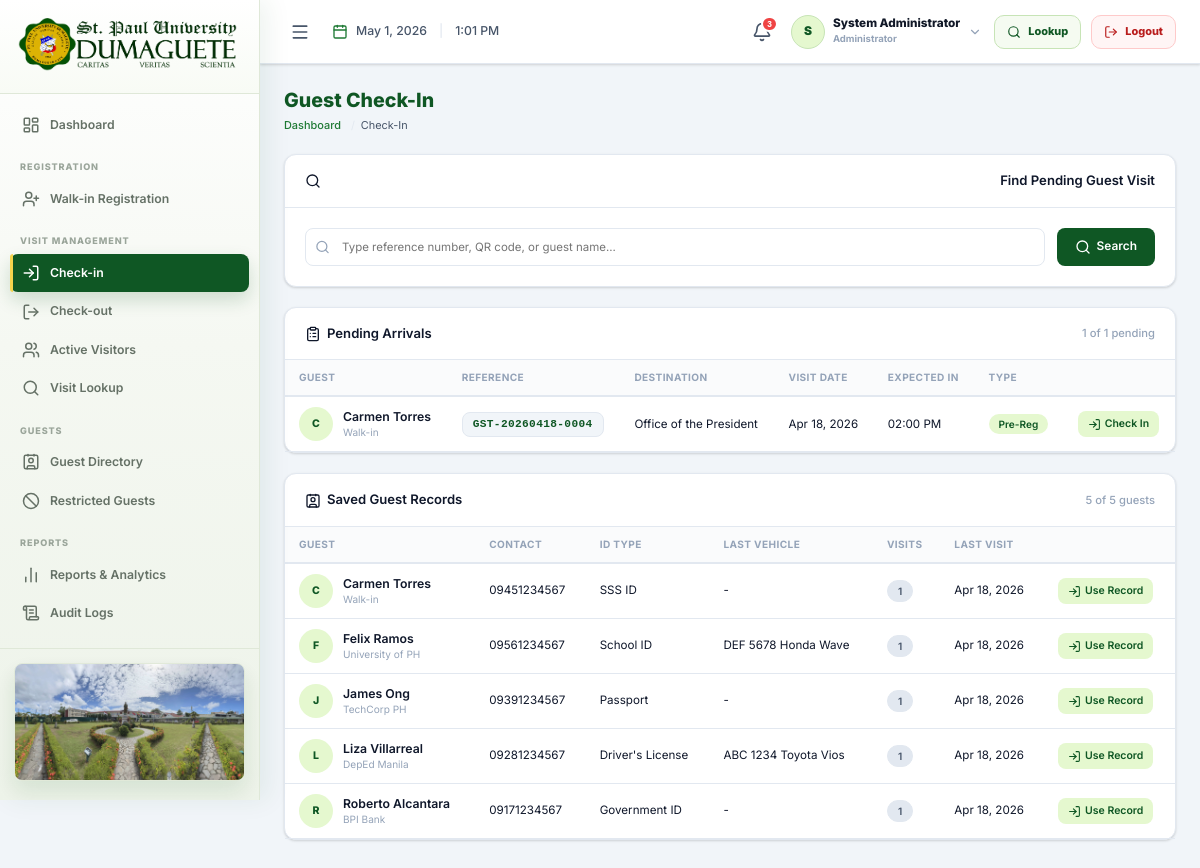
/public/visits/checkin.php (signed in), run on the app's committed database.
### tables this page shows
CREATE TABLE IF NOT EXISTS `guest_visits` (
  `visit_id` INT(11) NOT NULL AUTO_INCREMENT,
  `guest_id` INT(11) NOT NULL,
  `visit_reference` VARCHAR(30) NOT NULL UNIQUE,        
  `qr_token` VARCHAR(100) DEFAULT NULL UNIQUE,          
  `registration_type` ENUM('pre_registered','walk_in') NOT NULL DEFAULT 'walk_in',
  `purpose_of_visit` TEXT NOT NULL,
  `visit_date` DATE NOT NULL,                           
  `expected_time_in` TIME DEFAULT NULL,                 
  `expected_time_out` TIME DEFAULT NULL,                
  `actual_check_in` DATETIME DEFAULT NULL,              
  `actual_check_out` DATETIME DEFAULT NULL,             
  `overall_status` ENUM('pending','checked_in','checked_out','cancelled','overstayed') NOT NULL DEFAULT 'pending',
  `has_vehicle` TINYINT(1) NOT NULL DEFAULT 0,
  `pass_number` VARCHAR(50) DEFAULT NULL,               
  `processed_by_guard_id` INT(11) DEFAULT NULL,         
  `notes` TEXT DEFAULT NULL,
  `created_at` DATETIME NOT NULL DEFAULT CURRENT_TIMESTAMP,
  `updated_at` DATETIME NOT NULL DEFAULT CURRENT_TIMESTAMP ON UPDATE CURRENT_TIMESTAMP,
  PRIMARY KEY (`visit_id`),
  FOREIGN KEY (`guest_id`) REFERENCES `guests`(`guest_id`) ON DELETE RESTRICT ON UPDATE CASCADE,
  FOREIGN KEY (`processed_by_guard_id`) REFERENCES `users`(`user_id`) ON DELETE SET NULL ON UPDATE CASCADE,
  INDEX `idx_visit_ref` (`visit_reference`),
  INDEX `idx_visit_qr` (`qr_token`),
  INDEX `idx_visit_date` (`visit_date`),
  INDEX `idx_visit_status` (`overall_status`)
);

CREATE TABLE IF NOT EXISTS `guests` (
  `guest_id` INT(11) NOT NULL AUTO_INCREMENT,
  `full_name` VARCHAR(150) NOT NULL,
  `contact_number` VARCHAR(20) DEFAULT NULL,
  `email` VARCHAR(150) DEFAULT NULL,
  `organization` VARCHAR(150) DEFAULT NULL,             
  `address` TEXT DEFAULT NULL,
  `id_type` VARCHAR(80) DEFAULT NULL,                   
  `id_number_masked` VARCHAR(50) DEFAULT NULL,          
  `photo_filename` VARCHAR(255) DEFAULT NULL,           
  `is_restricted` TINYINT(1) NOT NULL DEFAULT 0,        
  `restriction_reason` TEXT DEFAULT NULL,
  `created_at` DATETIME NOT NULL DEFAULT CURRENT_TIMESTAMP,
  `updated_at` DATETIME NOT NULL DEFAULT CURRENT_TIMESTAMP ON UPDATE CURRENT_TIMESTAMP,
  PRIMARY KEY (`guest_id`),
  INDEX `idx_guest_name` (`full_name`),
  INDEX `idx_guest_contact` (`contact_number`)
);

### includes/auth.php (called while the page is built, shortened)
<?php
require_once __DIR__ . '/helpers.php';
function getDashboardUrl(): string {
    return match ($_SESSION['user_role'] ?? '') {
        ROLE_ADMIN              => APP_URL . '/public/dashboard/admin.php',
        ROLE_GUARD              => APP_URL . '/public/dashboard/guard.php',
        ROLE_OFFICE_STAFF       => APP_URL . '/public/dashboard/office.php',
        ROLE_GUEST_HOUSE_STAFF  => APP_URL . '/public/dashboard/guest_house.php',
        default                 => APP_URL . '/public/auth/login.php',
    };
}

### includes/helpers.php (called while the page is built, shortened)
<?php
function e(string $str): string {
    return htmlspecialchars($str, ENT_QUOTES, 'UTF-8');
}
function formatDate(?string $date, string $format = 'M d, Y'): string {
    return date($format, strtotime($date));
}
function formatTime(?string $time): string {
    return date('h:i A', strtotime($time));
}

### modules/visits/visits_module.php (called while the page is built, shortened)
<?php
function getPendingCheckinVisits(PDO $pdo, int $limit = 300): array {
    $limit = max(1, min($limit, 500));
    $stmt = $pdo->prepare("
        SELECT gv.visit_id, gv.visit_reference, gv.visit_date, gv.expected_time_in,
               gv.registration_type, gv.overall_status,
               g.full_name AS guest_name, g.contact_number, g.organization, g.is_restricted,
               GROUP_CONCAT(o.office_name ORDER BY vd.sequence_no SEPARATOR ', ') AS destinations
        FROM guest_visits gv
        JOIN guests g ON gv.guest_id = g.guest_id
        LEFT JOIN visit_destinations vd ON gv.visit_id = vd.visit_id
        LEFT JOIN offices o ON vd.office_id = o.office_id
        WHERE gv.overall_status = 'pending'
          AND g.is_restricted = 0
        GROUP BY gv.visit_id
        ORDER BY gv.visit_date ASC, gv.created_at ASC
        LIMIT {$limit}
    ");
    $stmt->execute();
    return $stmt->fetchAll();
}
function getKnownGuestsForCheckin(PDO $pdo, int $limit = 500): array {
    $limit = max(1, min($limit, 1000));
    $stmt = $pdo->prepare("
        SELECT g.guest_id, g.full_name, g.contact_number, g.organization, g.id_type,
               g.is_restricted, g.restriction_reason,
               COUNT(gv.visit_id) AS visit_count,
               MAX(gv.visit_date) AS last_visit_date,
               ve.vehicle_type, ve.plate_number, ve.has_university_sticker, ve.sticker_number,
               ve.vehicle_color, ve.vehicle_model
        FROM guests g
        LEFT JOIN guest_visits gv ON g.guest_id = gv.guest_id
        LEFT JOIN (
            SELECT gv2.guest_id, MAX(ve2.vehicle_id) AS vehicle_id
            FROM vehicle_entries ve2
            JOIN guest_visits gv2 ON ve2.visit_id = gv2.visit_id
            GROUP BY gv2.guest_id
        ) latest_vehicle ON latest_vehicle.guest_id = g.guest_id
        LEFT JOIN vehicle_entries ve ON ve.vehicle_id = latest_vehicle.vehicle_id
        GROUP BY g.guest_id
        ORDER BY g.full_name ASC
        LIMIT {$limit}
    ");
    $stmt->execute();
    return $stmt->fetchAll();
}

### public/visits/checkin.php (the view, shortened to what this page needs)
<?php
require_once __DIR__ . '/../../includes/auth.php';
require_once __DIR__ . '/../../includes/helpers.php';
require_once __DIR__ . '/../../modules/visits/visits_module.php';
$db = getDB();
$query = trim($_GET['q'] ?? '');
$pendingVisits = getPendingCheckinVisits($db);
$knownGuests = getKnownGuestsForCheckin($db);
include __DIR__ . '/../../includes/header.php';
?>
<div class="page-top">
  <div>
    <div class="page-title">Guest Check-In</div>
    <ul class="breadcrumb"><li><a href="<?= getDashboardUrl() ?>">Dashboard</a></li><li>Check-In</li></ul>
  </div>
</div>
<div class="card" style="margin-bottom:20px;">
  <div class="card-header"><i data-lucide="search" style="width:16px;height:16px;vertical-align:middle;margin-right:6px;"></i>Find Pending Guest Visit</div>
  <div class="card-body">
    <form method="GET" style="display:flex;gap:12px;">
      <div class="table-search" style="flex:1;max-width:none;">
        <input type="text" id="pendingSearchInput" name="q" value="<?= e($query) ?>" placeholder="Type reference number, QR code, or guest name..." autofocus autocomplete="off" style="padding:11px 12px 11px 36px;">
      </div>
      <button type="submit" name="search" class="btn btn-primary"><i data-lucide="search"></i> Search</button>
    </form>
  </div>
</div>
<div class="card" style="margin-bottom:20px;">
  <div class="card-header" style="justify-content:space-between;">
    <span><i data-lucide="clipboard-list" style="width:16px;height:16px;vertical-align:middle;margin-right:6px;"></i>Pending Arrivals</span>
    <span style="font-size:.8rem;color:var(--text-m);font-weight:500;"><span id="pendingVisibleCount"><?= count($pendingVisits) ?></span> of <?= count($pendingVisits) ?> pending</span>
  </div>
  <div class="table-responsive">
    <table class="data-table" id="pendingVisitsTable">
      <thead><tr><th>Guest</th><th>Reference</th><th>Destination</th><th>Visit Date</th><th>Expected In</th><th>Type</th><th></th></tr></thead>
      <tbody>
      <?php foreach ($pendingVisits as $r): ?>
      <tr data-search="<?= e(strtolower(($r['guest_name'] ?? '') . ' ' . ($r['visit_reference'] ?? '') . ' ' . ($r['contact_number'] ?? '') . ' ' . ($r['organization'] ?? '') . ' ' . ($r['destinations'] ?? ''))) ?>">
        <td>
          <div class="guest-cell">
            <div class="guest-avatar"><?= strtoupper(substr($r['guest_name'],0,1)) ?></div>
            <div>
              <div class="guest-name"><?= e($r['guest_name']) ?> <?= $r['is_restricted'] ? '<span class="badge badge-danger">Restricted</span>' : '' ?></div>
              <div class="guest-ref"><?= e($r['organization'] ?? '') ?></div>
            </div>
          </div>
        </td>
        <td><span class="ref-chip"><?= e($r['visit_reference']) ?></span></td>
        <td style="font-size:.83rem;"><?= e($r['destinations'] ?: 'No destination') ?></td>
        <td style="font-size:.83rem;"><?= formatDate($r['visit_date']) ?></td>
        <td style="font-size:.83rem;"><?= formatTime($r['expected_time_in']) ?></td>
        <td><span class="badge <?= $r['registration_type']==='walk_in'?'badge-warning':'badge-blue' ?>"><?= $r['registration_type']==='walk_in'?'Walk-in':'Pre-Reg' ?></span></td>
        <td><a href="?id=<?= $r['visit_id'] ?>" class="btn-tbl btn-tbl-primary"><i data-lucide="log-in"></i> Check In</a></td>
      </tr>
      <?php endforeach; ?>
      </tbody>
    </table>
  </div>
</div>
<div class="card" style="margin-bottom:20px;">
  <div class="card-header" style="justify-content:space-between;">
    <span><i data-lucide="contact" style="width:16px;height:16px;vertical-align:middle;margin-right:6px;"></i>Saved Guest Records</span>
    <span style="font-size:.8rem;color:var(--text-m);font-weight:500;"><span id="guestVisibleCount"><?= count($knownGuests) ?></span> of <?= count($knownGuests) ?> guests</span>
  </div>
  <div class="table-responsive">
    <table class="data-table" id="knownGuestsTable">
      <thead><tr><th>Guest</th><th>Contact</th><th>ID Type</th><th>Last Vehicle</th><th>Visits</th><th>Last Visit</th><th></th></tr></thead>
      <tbody>
      <?php foreach ($knownGuests as $g): ?>
      <tr data-search="<?= e(strtolower(($g['full_name'] ?? '') . ' ' . ($g['contact_number'] ?? '') . ' ' . ($g['organization'] ?? '') . ' ' . ($g['id_type'] ?? '') . ' ' . ($g['plate_number'] ?? '') . ' ' . ($g['sticker_number'] ?? ''))) ?>">
        <td>
          <div class="guest-cell">
            <div class="guest-avatar" style="<?= $g['is_restricted'] ? 'background:var(--danger-l);color:var(--danger);' : '' ?>"><?= strtoupper(substr($g['full_name'],0,1)) ?></div>
            <div>
              <div class="guest-name"><?= e($g['full_name']) ?> <?= $g['is_restricted'] ? '<span class="badge badge-danger">Restricted</span>' : '' ?></div>
              <div class="guest-ref"><?= e($g['organization'] ?? '') ?></div>
            </div>
          </div>
        </td>
        <td style="font-size:.83rem;"><?= e($g['contact_number'] ?? '-') ?></td>
        <td style="font-size:.83rem;"><?= e($g['id_type'] ?? '-') ?></td>
        <td style="font-size:.83rem;"><?= $g['plate_number'] ? e(trim(($g['plate_number'] ?? '') . ' ' . ($g['vehicle_model'] ?? ''))) . (!empty($g['has_university_sticker']) ? '<br><span class="badge badge-success" style="font-size:.62rem;">Sticker/Pass</span>' : '') : '-' ?></td>
        <td><span class="badge badge-secondary"><?= (int)$g['visit_count'] ?></span></td>
        <td style="font-size:.83rem;"><?= formatDate($g['last_visit_date']) ?></td>
        <td>
          <?php if ($g['is_restricted']): ?>
          <span class="badge badge-danger">Blocked</span>
          <?php else: ?>
          <a href="?guest_id=<?= $g['guest_id'] ?>#knownGuestCheckin" class="btn-tbl btn-tbl-primary"><i data-lucide="log-in"></i> Use Record</a>
          <?php endif; ?>
        </td>
      </tr>
      <?php endforeach; ?>
      </tbody>
    </table>
  </div>
</div>
<?php include __DIR__ . '/../../includes/footer.php'; ?>

### data on the page
guest_visits: guest.full_name "C", guest.full_name "Carmen Torres", guest.organization "Walk-in", visit_reference "GST-20260418-0004", destinations "Office of the President", visit_date "Apr 18, 2026", expected_time_in "02:00 PM", registration_type "Pre-Reg"
guests: full_name "C", full_name "Carmen Torres", organization "Walk-in", contact_number "09451234567", id_type "SSS ID", visit_count "1", last_visit_date "Apr 18, 2026"
guests: full_name "F", full_name "Felix Ramos", organization "University of PH", contact_number "09561234567", id_type "School ID", vehicle_model "DEF 5678 Honda Wave", visit_count "1", last_visit_date "Apr 18, 2026"
guests: full_name "J", full_name "James Ong", organization "TechCorp PH", contact_number "09391234567", id_type "Passport", visit_count "1", last_visit_date "Apr 18, 2026"
guests: full_name "L", full_name "Liza Villarreal", organization "DepEd Manila", contact_number "09281234567", id_type "Driver's License", vehicle_model "ABC 1234 Toyota Vios", visit_count "1", last_visit_date "Apr 18, 2026"
guests: full_name "R", full_name "Roberto Alcantara", organization "BPI Bank", contact_number "09171234567", id_type "Government ID", visit_count "1", last_visit_date "Apr 18, 2026"

### other printed values
substr(currentUserName(), 0, 1) "S"
currentUserName() "System Administrator"
statusLabel(currentUserRole()) "Administrator"
$quickActionLabel "Lookup"
count($pendingVisits) "1"
count($knownGuests) "5"
